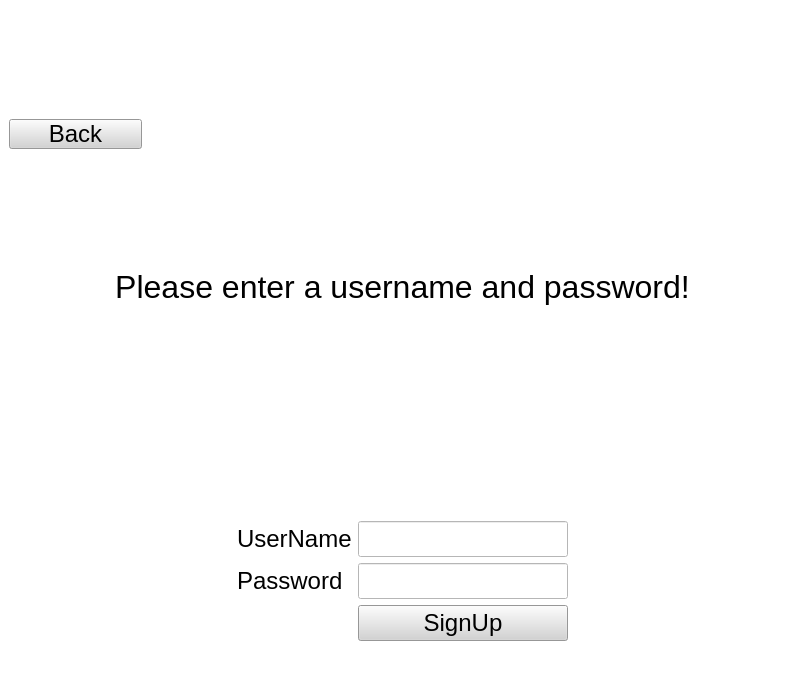
<?xml version="1.0" encoding="UTF-8"?>
<ui version="4.0">
 <class>SignUpWindow</class>
 <widget class="QMainWindow" name="SignUpWindow">
  <property name="geometry">
   <rect>
    <x>0</x>
    <y>0</y>
    <width>805</width>
    <height>683</height>
   </rect>
  </property>
  <property name="windowTitle">
   <string>MainWindow</string>
  </property>
  <property name="styleSheet">
   <string notr="true">background: white;
font: 24px;</string>
  </property>
  <widget class="QWidget" name="centralwidget">
   <layout class="QGridLayout" name="gridLayout">
    <item row="4" column="1">
     <layout class="QFormLayout" name="formLayout">
      <item row="1" column="0">
       <widget class="QLabel" name="label_2">
        <property name="text">
         <string>Password</string>
        </property>
       </widget>
      </item>
      <item row="0" column="0">
       <widget class="QLabel" name="label">
        <property name="text">
         <string>UserName</string>
        </property>
       </widget>
      </item>
      <item row="0" column="1">
       <widget class="QLineEdit" name="newUsername"/>
      </item>
      <item row="1" column="1">
       <widget class="QLineEdit" name="newPassword">
        <property name="echoMode">
         <enum>QLineEdit::Password</enum>
        </property>
       </widget>
      </item>
      <item row="2" column="1">
       <widget class="QPushButton" name="btnsignUp">
        <property name="styleSheet">
         <string notr="true">background: lightgrey</string>
        </property>
        <property name="text">
         <string>SignUp</string>
        </property>
       </widget>
      </item>
     </layout>
    </item>
    <item row="3" column="0" colspan="3">
     <widget class="QTextBrowser" name="textBrowser">
      <property name="styleSheet">
       <string notr="true">border: none;</string>
      </property>
      <property name="html">
       <string>&lt;!DOCTYPE HTML PUBLIC &quot;-//W3C//DTD HTML 4.0//EN&quot; &quot;http://www.w3.org/TR/REC-html40/strict.dtd&quot;&gt;
&lt;html&gt;&lt;head&gt;&lt;meta name=&quot;qrichtext&quot; content=&quot;1&quot; /&gt;&lt;style type=&quot;text/css&quot;&gt;
p, li { white-space: pre-wrap; }
&lt;/style&gt;&lt;/head&gt;&lt;body style=&quot; font-family:'MS Shell Dlg 2'; font-size:24px; font-weight:400; font-style:normal;&quot;&gt;
&lt;p align=&quot;center&quot; style=&quot; margin-top:0px; margin-bottom:0px; margin-left:0px; margin-right:0px; -qt-block-indent:0; text-indent:0px;&quot;&gt;&lt;span style=&quot; font-size:24pt; font-weight:24;&quot;&gt;Please enter a username and password!&lt;/span&gt;&lt;/p&gt;&lt;/body&gt;&lt;/html&gt;</string>
      </property>
     </widget>
    </item>
    <item row="4" column="0">
     <spacer name="horizontalSpacer_2">
      <property name="orientation">
       <enum>Qt::Horizontal</enum>
      </property>
      <property name="sizeHint" stdset="0">
       <size>
        <width>40</width>
        <height>20</height>
       </size>
      </property>
     </spacer>
    </item>
    <item row="0" column="1">
     <spacer name="verticalSpacer_2">
      <property name="orientation">
       <enum>Qt::Vertical</enum>
      </property>
      <property name="sizeHint" stdset="0">
       <size>
        <width>20</width>
        <height>40</height>
       </size>
      </property>
     </spacer>
    </item>
    <item row="0" column="0">
     <widget class="QPushButton" name="btnBacktoMain">
      <property name="minimumSize">
       <size>
        <width>100</width>
        <height>28</height>
       </size>
      </property>
      <property name="maximumSize">
       <size>
        <width>133</width>
        <height>30</height>
       </size>
      </property>
      <property name="styleSheet">
       <string notr="true">background: lightgrey;
</string>
      </property>
      <property name="text">
       <string>Back</string>
      </property>
     </widget>
    </item>
    <item row="4" column="2">
     <spacer name="horizontalSpacer">
      <property name="orientation">
       <enum>Qt::Horizontal</enum>
      </property>
      <property name="sizeHint" stdset="0">
       <size>
        <width>40</width>
        <height>20</height>
       </size>
      </property>
     </spacer>
    </item>
   </layout>
  </widget>
  <widget class="QStatusBar" name="statusbar"/>
 </widget>
 <resources/>
 <connections/>
</ui>
